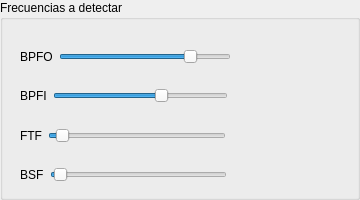
          <widget class="QGroupBox" name="groupBox_freq">
           <property name="styleSheet">
            <string notr="true">font: 12pt &quot;MS Shell Dlg 2&quot;;</string>
           </property>
           <property name="title">
            <string>Frecuencias a detectar</string>
           </property>
           <widget class="QWidget" name="layoutWidget">
            <property name="geometry">
             <rect>
              <x>20</x>
              <y>40</y>
              <width>331</width>
              <height>151</height>
             </rect>
            </property>
            <layout class="QVBoxLayout" name="verticalLayout_5">
             <property name="leftMargin">
              <number>0</number>
             </property>
             <property name="rightMargin">
              <number>0</number>
             </property>
             <item>
              <layout class="QHBoxLayout" name="horizontalLayout_6" stretch="0,6,4">
               <item>
                <widget class="QLabel" name="label_9">
                 <property name="text">
                  <string>BPFO</string>
                 </property>
                </widget>
               </item>
               <item>
                <widget class="QSlider" name="slider_bpfo">
                 <property name="minimum">
                  <number>100</number>
                 </property>
                 <property name="maximum">
                  <number>19000</number>
                 </property>
                 <property name="singleStep">
                  <number>37</number>
                 </property>
                 <property name="pageStep">
                  <number>37</number>
                 </property>
                 <property name="value">
                  <number>15000</number>
                 </property>
                 <property name="sliderPosition">
                  <number>15000</number>
                 </property>
                 <property name="orientation">
                  <enum>Qt::Horizontal</enum>
                 </property>
                 <property name="tickPosition">
                  <enum>QSlider::NoTicks</enum>
                 </property>
                 <property name="tickInterval">
                  <number>37</number>
                 </property>
                </widget>
               </item>
               <item>
                <widget class="QLabel" name="label_slider_bpfo">
                 <property name="text">
                  <string/>
                 </property>
                </widget>
               </item>
              </layout>
             </item>
             <item>
              <layout class="QHBoxLayout" name="horizontalLayout_7" stretch="0,6,4">
               <item>
                <widget class="QLabel" name="label_11">
                 <property name="text">
                  <string>BPFI</string>
                 </property>
                </widget>
               </item>
               <item>
                <widget class="QSlider" name="slider_bpfi">
                 <property name="minimum">
                  <number>100</number>
                 </property>
                 <property name="maximum">
                  <number>19000</number>
                 </property>
                 <property name="singleStep">
                  <number>37</number>
                 </property>
                 <property name="pageStep">
                  <number>37</number>
                 </property>
                 <property name="value">
                  <number>12000</number>
                 </property>
                 <property name="orientation">
                  <enum>Qt::Horizontal</enum>
                 </property>
                 <property name="tickInterval">
                  <number>37</number>
                 </property>
                </widget>
               </item>
               <item>
                <widget class="QLabel" name="label_slider_bpfi">
                 <property name="text">
                  <string/>
                 </property>
                </widget>
               </item>
              </layout>
             </item>
             <item>
              <layout class="QHBoxLayout" name="horizontalLayout_8" stretch="0,6,4">
               <item>
                <widget class="QLabel" name="label_12">
                 <property name="text">
                  <string>FTF</string>
                 </property>
                </widget>
               </item>
               <item>
                <widget class="QSlider" name="slider_ftf">
                 <property name="minimum">
                  <number>100</number>
                 </property>
                 <property name="maximum">
                  <number>19000</number>
                 </property>
                 <property name="singleStep">
                  <number>37</number>
                 </property>
                 <property name="pageStep">
                  <number>37</number>
                 </property>
                 <property name="value">
                  <number>900</number>
                 </property>
                 <property name="orientation">
                  <enum>Qt::Horizontal</enum>
                 </property>
                 <property name="invertedAppearance">
                  <bool>false</bool>
                 </property>
                 <property name="invertedControls">
                  <bool>false</bool>
                 </property>
                 <property name="tickInterval">
                  <number>37</number>
                 </property>
                </widget>
               </item>
               <item>
                <widget class="QLabel" name="label_slider_ftf">
                 <property name="text">
                  <string/>
                 </property>
                </widget>
               </item>
              </layout>
             </item>
             <item>
              <layout class="QHBoxLayout" name="horizontalLayout_9" stretch="0,6,4">
               <item>
                <widget class="QLabel" name="label_14">
                 <property name="text">
                  <string>BSF</string>
                 </property>
                </widget>
               </item>
               <item>
                <widget class="QSlider" name="slider_bsf">
                 <property name="minimum">
                  <number>100</number>
                 </property>
                 <property name="maximum">
                  <number>19000</number>
                 </property>
                 <property name="singleStep">
                  <number>37</number>
                 </property>
                 <property name="pageStep">
                  <number>37</number>
                 </property>
                 <property name="value">
                  <number>500</number>
                 </property>
                 <property name="orientation">
                  <enum>Qt::Horizontal</enum>
                 </property>
                 <property name="tickInterval">
                  <number>37</number>
                 </property>
                </widget>
               </item>
               <item>
                <widget class="QLabel" name="label_slider_bsf">
                 <property name="text">
                  <string/>
                 </property>
                </widget>
               </item>
              </layout>
             </item>
            </layout>
           </widget>
          </widget>
